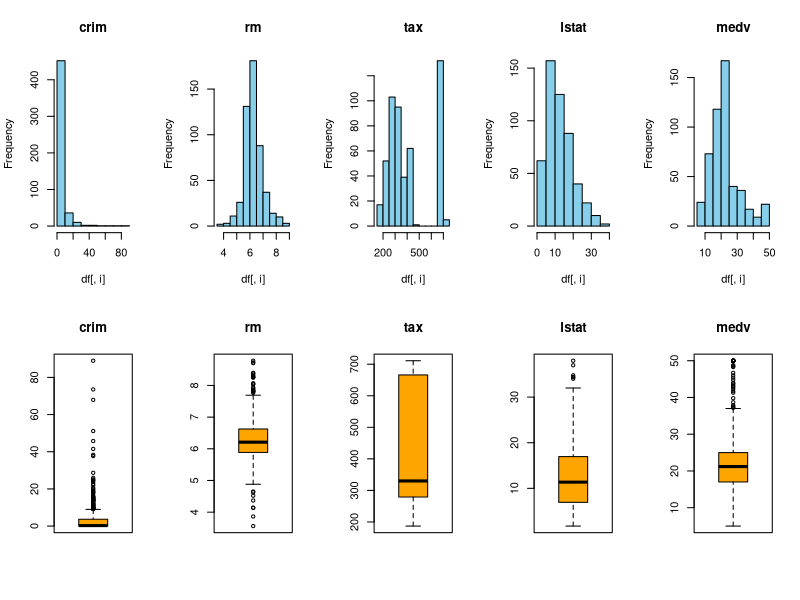
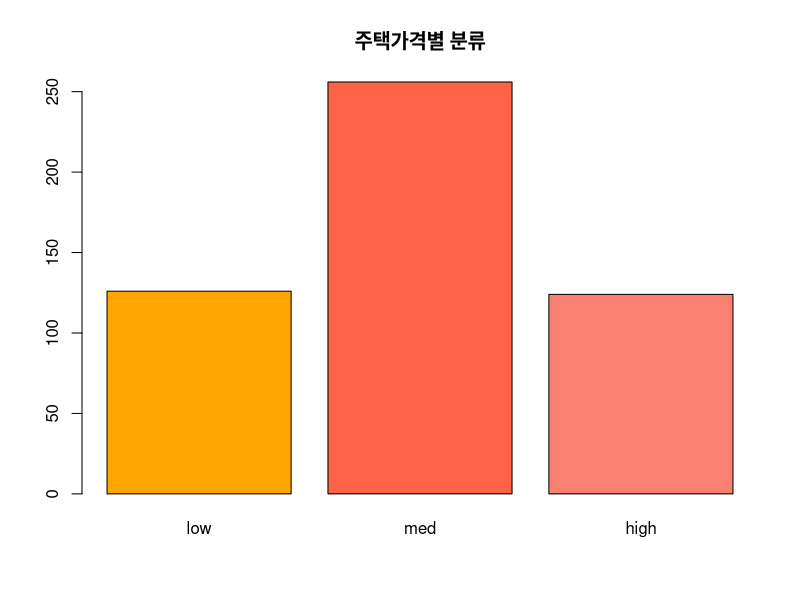
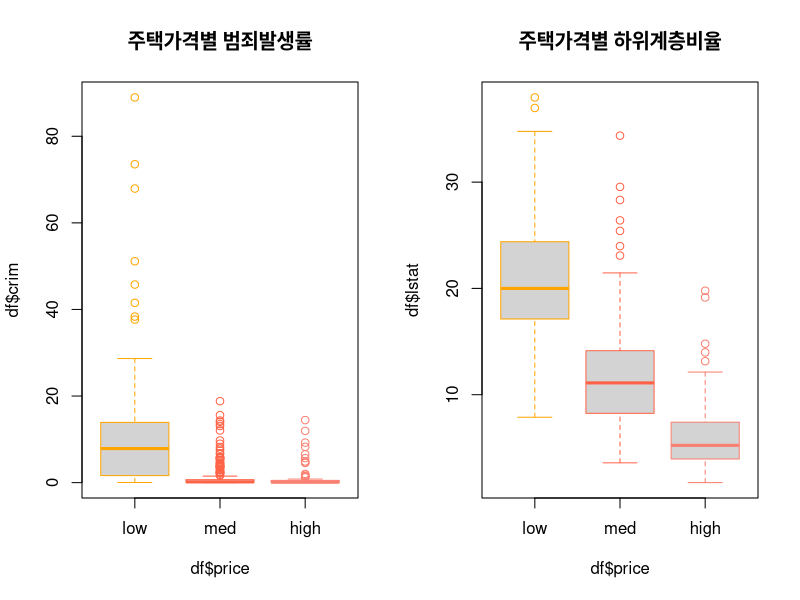
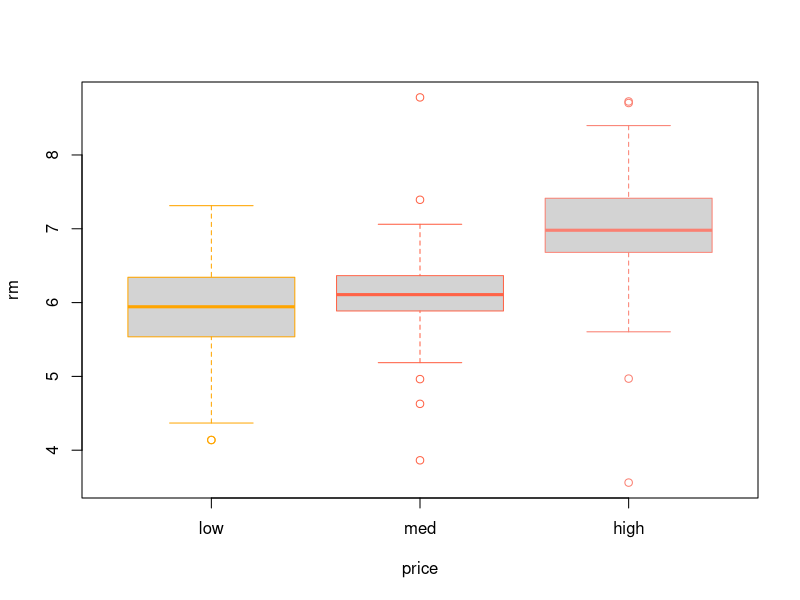
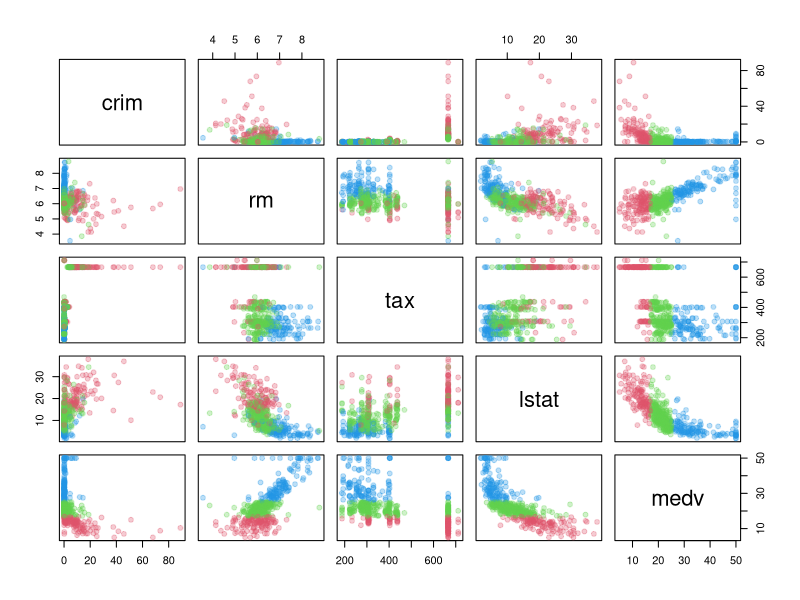
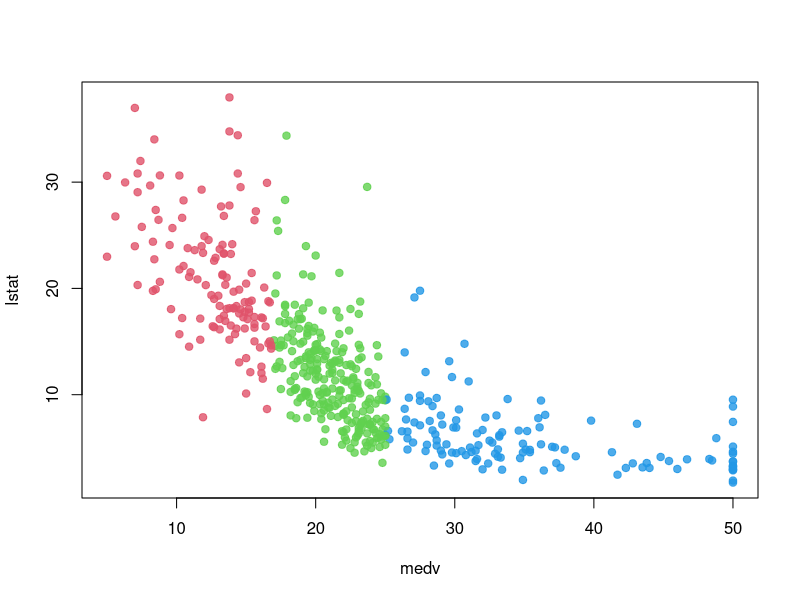
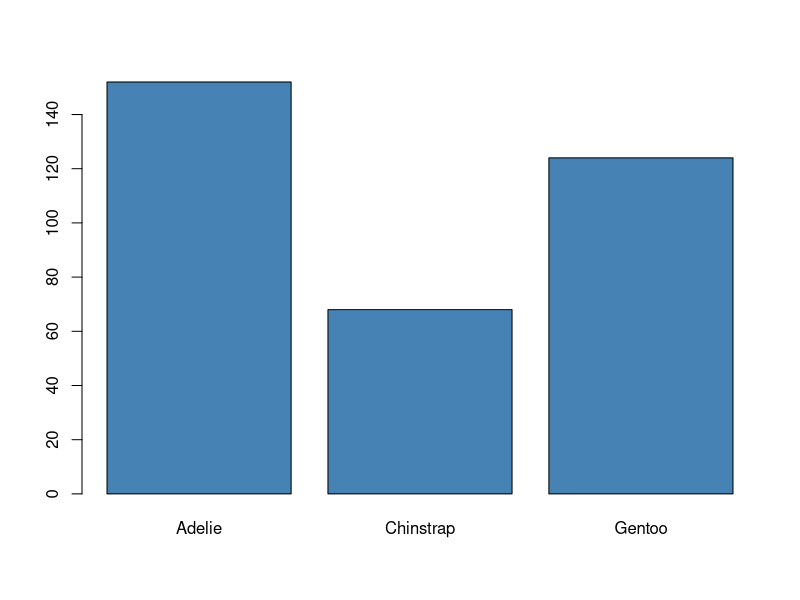
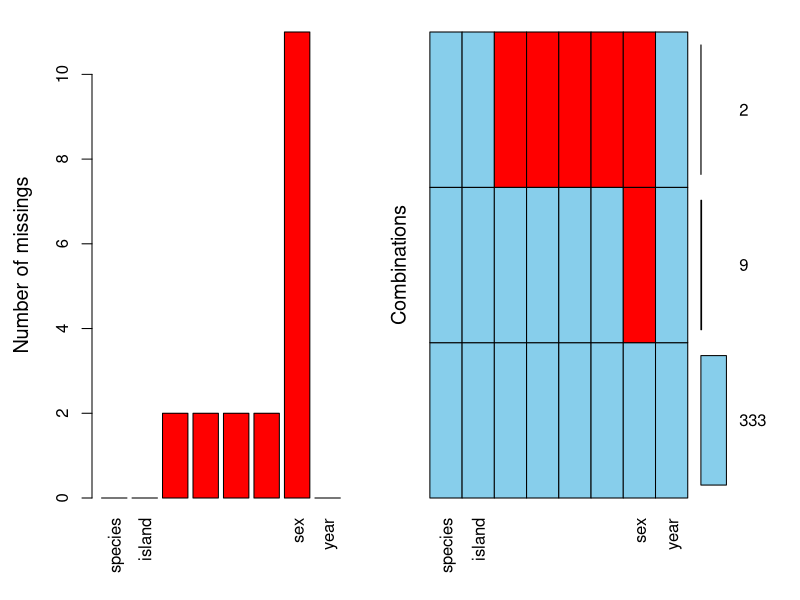

Write R code to recreate these figures, in order.
# Unit 11. Exploratory Data Analysis

library(mlbench)
data("BostonHousing")
?BostonHousing
str(BostonHousing)

df <- subset(BostonHousing, select = c("crim", "rm", "tax", "lstat", "medv"))
par(mfrow = c(2, 5))
for (i in 1:5) {
    hist(df[, i], col = "skyblue", main = colnames(df)[i])
}
for (i in 1:5) {
    boxplot(df[, i], col = "orange", main = colnames(df)[i])
}
par(mfrow = c(1, 1))

summary(df$medv)
df$price <- ifelse(df$medv > 25, "high", 
                   ifelse(df$medv < 17.0, "low", "med"))
df$price <- factor(df$price, levels = c("low", "med", "high"))
table(df$price)

colors = c("orange", "tomato", "salmon")
barplot(table(df$price), col = colors, main = "주택가격별 분류")

par(mfrow = c(1, 2))
boxplot(df$crim ~ df$price, col = "lightgray", outcol = colors, border = colors,
        main = "주택가격별 범죄발생률")
boxplot(df$lstat ~ df$price, col = "lightgray", outcol = colors, border = colors,
        main = "주택가격별 하위계층비율")
par(mfrow = c(1, 1))

str(df)
with(df, boxplot(rm ~ price, col = "lightgray", outcol = colors, border = colors))

colors <- as.numeric(df$price) + 1
plot(df[, 1:5], pch = 19, col = adjustcolor(colors, alpha = 0.3))

plot(df[, c(5, 4)], pch = 19, col = adjustcolor(colors, alpha = 0.8))


library(palmerpenguins)
str(penguins)

barplot(table(penguins$species), col = "steelblue")

library(VIM)
aggr(penguins, prop = F, numbers = T)
df.omit <- na.omit(penguins)
dim(df.omit)

library(ggplot2)
ggplot(data = penguins, aes(x = bill_length_mm, y = bill_depth_mm, group = species)) +
    geom_point(aes(color = species, shape = species), size = 3, alpha = 0.8) +
    geom_smooth(method = "lm", se = FALSE, aes(color = species)) +
    scale_color_manual(values = c("darkorange","purple","cyan4")) +
    labs(title = "Penguin bill dimensions",
         subtitle = "Bill length and depth for Adelie, Chinstrap and Gentoo penguins",
         x = "Bill length (mm)",
         y = "Bill depth (mm)",
         color = "Penguin species",
         shape = "Penguin species") +
    theme(legend.position = c(0.85, 0.15),
          plot.title.position = "plot",
          plot.caption = element_text(hjust = 0, face= "italic"),
          plot.caption.position = "plot")

ggplot(data = penguins, aes(x = flipper_length_mm)) +
    geom_histogram(aes(fill = species), alpha = 0.5, position = "identity") +
    scale_fill_manual(values = c("darkorange","purple","cyan4")) +
    labs(x = "Flipper length (mm)", y = "Frequency", title = "Penguin flipper lengths")

ggplot(data = penguins, aes(x = species, y = flipper_length_mm, color = species)) +
    geom_boxplot(width = 0.3, show.legend = F) +
    geom_jitter(alpha = 0.5, show.legend = F, position = position_jitter(width = 0.2, seed = 0)) +
    scale_color_manual(values = c("darkorange","purple","cyan4")) +
    labs(x = "Species", y = "Flipper length (mm)")
